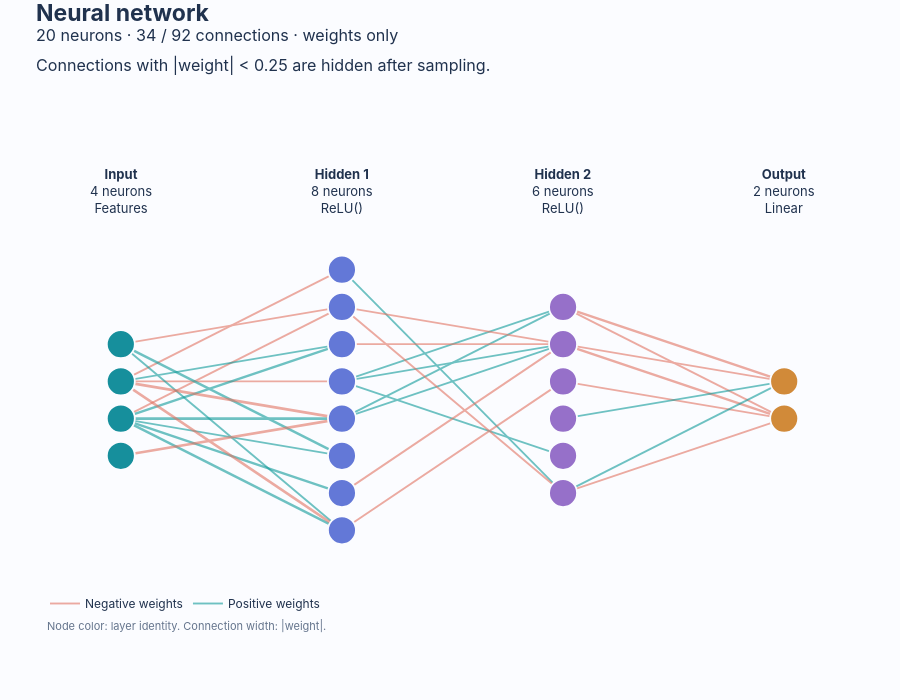

The code cell stored with this chart in its notebook:
### Markdown cell above
## 3. Filter by real weight magnitude
Teal connections are positive and coral connections are negative. Width uses four magnitude
bins within the displayed weights. Filtering makes a clearer picture, but hides weak connections.

### Code cell
weighted = sd.see(model, min_weight=0.25, edge_opacity=0.6)
weighted.save(out / "weighted.html")
weighted

### Figure 1 — Plotly figure (JSON) as saved in the notebook; plotly's stock layout.template omitted (floating-point values rounded to 4 significant figures)
{"data": [{"hovertemplate": "%{text}<extra></extra>", "legendgroup": "Negative weights", "line": {"color": "#e17463", "width": 1.9}, "meta": {"layer": 1, "role": "edges"}, "mode": "lines", "name": "Negative weights", "opacity": 0.6, "showlegend": true, "text": ["0:1 → 1:0<br>Weight: -0.3012<br>Parameter: 0.weight [destination, source]<br>Trainable: True<br>Weight gradient: unavailable (missing)", "0:1 → 1:0<br>Weight: -0.3012<br>Parameter: 0.weight [destination, source]<br>Trainable: True<br>Weight gradient: unavailable (missing)", "0:1 → 1:0<br>Weight: -0.3012<br>Parameter: 0.weight [destination, source]<br>Trainable: True<br>Weight gradient: unavailable (missing)", "", "0:0 → 1:1<br>Weight: -0.26724<br>Parameter: 0.weight [destination, source]<br>Trainable: True<br>Weight gradient: unavailable (missing)", "0:0 → 1:1<br>Weight: -0.26724<br>Parameter: 0.weight [destination, source]<br>Trainable: True<br>Weight gradient: unavailable (missing)", "0:0 → 1:1<br>Weight: -0.26724<br>Parameter: 0.weight [destination, source]<br>Trainable: True<br>Weight gradient: unavailable (missing)", "", "0:2 → 1:1<br>Weight: -0.29291<br>Parameter: 0.weight [destination, source]<br>Trainable: True<br>Weight gradient: unavailable (missing)", "0:2 → 1:1<br>Weight: -0.29291<br>Parameter: 0.weight [destination, source]<br>Trainable: True<br>Weight gradient: unavailable (missing)", "0:2 → 1:1<br>Weight: -0.29291<br>Parameter: 0.weight [destination, source]<br>Trainable: True<br>Weight gradient: unavailable (missing)", "", "0:1 → 1:3<br>Weight: -0.29368<br>Parameter: 0.weight [destination, source]<br>Trainable: True<br>Weight gradient: unavailable (missing)", "0:1 → 1:3<br>Weight: -0.29368<br>Parameter: 0.weight [destination, source]<br>Trainable: True<br>Weight gradient: unavailable (missing)", "0:1 → 1:3<br>Weight: -0.29368<br>Parameter: 0.weight [destination, source]<br>Trainable: True<br>Weight gradient: unavailable (missing)", ""], "type": "scatter", "x": [0.0, 1.75, 3.5, null, 0.0, 1.75, 3.5, null, 0.0, 1.75, 3.5, null, 0.0, 1.75, 3.5, null], "y": [0.5, 2.0, 3.5, null, 1.5, 2.0, 2.5, null, -0.5, 1.0, 2.5, null, 0.5, 0.5, 0.5, null]}, {"hovertemplate": "%{text}<extra></extra>", "legendgroup": "Positive weights", "line": {"color": "#119b9a", "width": 1.9}, "meta": {"layer": 1, "role": "edges"}, "mode": "lines", "name": "Positive weights", "opacity": 0.6, "showlegend": true, "text": ["0:1 → 1:2<br>Weight: 0.35127<br>Parameter: 0.weight [destination, source]<br>Trainable: True<br>Weight gradient: unavailable (missing)", "0:1 → 1:2<br>Weight: 0.35127<br>Parameter: 0.weight [destination, source]<br>Trainable: True<br>Weight gradient: unavailable (missing)", "0:1 → 1:2<br>Weight: 0.35127<br>Parameter: 0.weight [destination, source]<br>Trainable: True<br>Weight gradient: unavailable (missing)", "", "0:2 → 1:5<br>Weight: 0.25719<br>Parameter: 0.weight [destination, source]<br>Trainable: True<br>Weight gradient: unavailable (missing)", "0:2 → 1:5<br>Weight: 0.25719<br>Parameter: 0.weight [destination, source]<br>Trainable: True<br>Weight gradient: unavailable (missing)", "0:2 → 1:5<br>Weight: 0.25719<br>Parameter: 0.weight [destination, source]<br>Trainable: True<br>Weight gradient: unavailable (missing)", "", "0:0 → 1:7<br>Weight: 0.26527<br>Parameter: 0.weight [destination, source]<br>Trainable: True<br>Weight gradient: unavailable (missing)", "0:0 → 1:7<br>Weight: 0.26527<br>Parameter: 0.weight [destination, source]<br>Trainable: True<br>Weight gradient: unavailable (missing)", "0:0 → 1:7<br>Weight: 0.26527<br>Parameter: 0.weight [destination, source]<br>Trainable: True<br>Weight gradient: unavailable (missing)", ""], "type": "scatter", "x": [0.0, 1.75, 3.5, null, 0.0, 1.75, 3.5, null, 0.0, 1.75, 3.5, null], "y": [0.5, 1.0, 1.5, null, -0.5, -1.0, -1.5, null, 1.5, -1.0, -3.5, null]}, {"hovertemplate": "%{text}<extra></extra>", "legendgroup": "Positive weights", "line": {"color": "#119b9a", "width": 2.55}, "meta": {"layer": 1, "role": "edges"}, "mode": "lines", "name": "Positive weights", "opacity": 0.6, "showlegend": false, "text": ["0:2 → 1:2<br>Weight: 0.35494<br>Parameter: 0.weight [destination, source]<br>Trainable: True<br>Weight gradient: unavailable (missing)", "0:2 → 1:2<br>Weight: 0.35494<br>Parameter: 0.weight [destination, source]<br>Trainable: True<br>Weight gradient: unavailable (missing)", "0:2 → 1:2<br>Weight: 0.35494<br>Parameter: 0.weight [destination, source]<br>Trainable: True<br>Weight gradient: unavailable (missing)", "", "0:2 → 1:4<br>Weight: 0.46992<br>Parameter: 0.weight [destination, source]<br>Trainable: True<br>Weight gradient: unavailable (missing)", "0:2 → 1:4<br>Weight: 0.46992<br>Parameter: 0.weight [destination, source]<br>Trainable: True<br>Weight gradient: unavailable (missing)", "0:2 → 1:4<br>Weight: 0.46992<br>Parameter: 0.weight [destination, source]<br>Trainable: True<br>Weight gradient: unavailable (missing)", "", "0:0 → 1:5<br>Weight: 0.38288<br>Parameter: 0.weight [destination, source]<br>Trainable: True<br>Weight gradient: unavailable (missing)", "0:0 → 1:5<br>Weight: 0.38288<br>Parameter: 0.weight [destination, source]<br>Trainable: True<br>Weight gradient: unavailable (missing)", "0:0 → 1:5<br>Weight: 0.38288<br>Parameter: 0.weight [destination, source]<br>Trainable: True<br>Weight gradient: unavailable (missing)", "", "0:2 → 1:6<br>Weight: 0.3797<br>Parameter: 0.weight [destination, source]<br>Trainable: True<br>Weight gradient: unavailable (missing)", "0:2 → 1:6<br>Weight: 0.3797<br>Parameter: 0.weight [destination, source]<br>Trainable: True<br>Weight gradient: unavailable (missing)", "0:2 → 1:6<br>Weight: 0.3797<br>Parameter: 0.weight [destination, source]<br>Trainable: True<br>Weight gradient: unavailable (missing)", "", "0:2 → 1:7<br>Weight: 0.35594<br>Parameter: 0.weight [destination, source]<br>Trainable: True<br>Weight gradient: unavailable (missing)", "0:2 → 1:7<br>Weight: 0.35594<br>Parameter: 0.weight [destination, source]<br>Trainable: True<br>Weight gradient: unavailable (missing)", "0:2 → 1:7<br>Weight: 0.35594<br>Parameter: 0.weight [destination, source]<br>Trainable: True<br>Weight gradient: unavailable (missing)", ""], "type": "scatter", "x": [0.0, 1.75, 3.5, null, 0.0, 1.75, 3.5, null, 0.0, 1.75, 3.5, null, 0.0, 1.75, 3.5, null, 0.0, 1.75, 3.5, null], "y": [-0.5, 0.5, 1.5, null, -0.5, -0.5, -0.5, null, 1.5, 0.0, -1.5, null, -0.5, -1.5, -2.5, null, -0.5, -2.0, -3.5, null]}, {"hovertemplate": "%{text}<extra></extra>", "legendgroup": "Negative weights", "line": {"color": "#e17463", "width": 2.55}, "meta": {"layer": 1, "role": "edges"}, "mode": "lines", "name": "Negative weights", "opacity": 0.6, "showlegend": false, "text": ["0:1 → 1:4<br>Weight: -0.42695<br>Parameter: 0.weight [destination, source]<br>Trainable: True<br>Weight gradient: unavailable (missing)", "0:1 → 1:4<br>Weight: -0.42695<br>Parameter: 0.weight [destination, source]<br>Trainable: True<br>Weight gradient: unavailable (missing)", "0:1 → 1:4<br>Weight: -0.42695<br>Parameter: 0.weight [destination, source]<br>Trainable: True<br>Weight gradient: unavailable (missing)", "", "0:3 → 1:4<br>Weight: -0.39221<br>Parameter: 0.weight [destination, source]<br>Trainable: True<br>Weight gradient: unavailable (missing)", "0:3 → 1:4<br>Weight: -0.39221<br>Parameter: 0.weight [destination, source]<br>Trainable: True<br>Weight gradient: unavailable (missing)", "0:3 → 1:4<br>Weight: -0.39221<br>Parameter: 0.weight [destination, source]<br>Trainable: True<br>Weight gradient: unavailable (missing)", "", "0:1 → 1:7<br>Weight: -0.38678<br>Parameter: 0.weight [destination, source]<br>Trainable: True<br>Weight gradient: unavailable (missing)", "0:1 → 1:7<br>Weight: -0.38678<br>Parameter: 0.weight [destination, source]<br>Trainable: True<br>Weight gradient: unavailable (missing)", "0:1 → 1:7<br>Weight: -0.38678<br>Parameter: 0.weight [destination, source]<br>Trainable: True<br>Weight gradient: unavailable (missing)", ""], "type": "scatter", "x": [0.0, 1.75, 3.5, null, 0.0, 1.75, 3.5, null, 0.0, 1.75, 3.5, null], "y": [0.5, 0.0, -0.5, null, -1.5, -1.0, -0.5, null, 0.5, -1.5, -3.5, null]}, {"hovertemplate": "%{text}<extra></extra>", "legendgroup": "Positive weights", "line": {"color": "#119b9a", "width": 1.9}, "meta": {"layer": 2, "role": "edges"}, "mode": "lines", "name": "Positive weights", "opacity": 0.6, "showlegend": false, "text": ["1:3 → 2:0<br>Weight: 0.30506<br>Parameter: 2.weight [destination, source]<br>Trainable: True<br>Weight gradient: unavailable (missing)", "1:3 → 2:0<br>Weight: 0.30506<br>Parameter: 2.weight [destination, source]<br>Trainable: True<br>Weight gradient: unavailable (missing)", "1:3 → 2:0<br>Weight: 0.30506<br>Parameter: 2.weight [destination, source]<br>Trainable: True<br>Weight gradient: unavailable (missing)", "", "1:4 → 2:0<br>Weight: 0.32353<br>Parameter: 2.weight [destination, source]<br>Trainable: True<br>Weight gradient: unavailable (missing)", "1:4 → 2:0<br>Weight: 0.32353<br>Parameter: 2.weight [destination, source]<br>Trainable: True<br>Weight gradient: unavailable (missing)", "1:4 → 2:0<br>Weight: 0.32353<br>Parameter: 2.weight [destination, source]<br>Trainable: True<br>Weight gradient: unavailable (missing)", "", "1:3 → 2:1<br>Weight: 0.28242<br>Parameter: 2.weight [destination, source]<br>Trainable: True<br>Weight gradient: unavailable (missing)", "1:3 → 2:1<br>Weight: 0.28242<br>Parameter: 2.weight [destination, source]<br>Trainable: True<br>Weight gradient: unavailable (missing)", "1:3 → 2:1<br>Weight: 0.28242<br>Parameter: 2.weight [destination, source]<br>Trainable: True<br>Weight gradient: unavailable (missing)", "", "1:4 → 2:1<br>Weight: 0.34904<br>Parameter: 2.weight [destination, source]<br>Trainable: True<br>Weight gradient: unavailable (missing)", "1:4 → 2:1<br>Weight: 0.34904<br>Parameter: 2.weight [destination, source]<br>Trainable: True<br>Weight gradient: unavailable (missing)", "1:4 → 2:1<br>Weight: 0.34904<br>Parameter: 2.weight [destination, source]<br>Trainable: True<br>Weight gradient: unavailable (missing)", "", "1:3 → 2:4<br>Weight: 0.33353<br>Parameter: 2.weight [destination, source]<br>Trainable: True<br>Weight gradient: unavailable (missing)", "1:3 → 2:4<br>Weight: 0.33353<br>Parameter: 2.weight [destination, source]<br>Trainable: True<br>Weight gradient: unavailable (missing)", "1:3 → 2:4<br>Weight: 0.33353<br>Parameter: 2.weight [destination, source]<br>Trainable: True<br>Weight gradient: unavailable (missing)", "", "1:0 → 2:5<br>Weight: 0.30249<br>Parameter: 2.weight [destination, source]<br>Trainable: True<br>Weight gradient: unavailable (missing)", "1:0 → 2:5<br>Weight: 0.30249<br>Parameter: 2.weight [destination, source]<br>Trainable: True<br>Weight gradient: unavailable (missing)", "1:0 → 2:5<br>Weight: 0.30249<br>Parameter: 2.weight [destination, source]<br>Trainable: True<br>Weight gradient: unavailable (missing)", ""], "type": "scatter", "x": [3.5, 5.25, 7.0, null, 3.5, 5.25, 7.0, null, 3.5, 5.25, 7.0, null, 3.5, 5.25, 7.0, null, 3.5, 5.25, 7.0, null, 3.5, 5.25, 7.0, null], "y": [0.5, 1.5, 2.5, null, -0.5, 1.0, 2.5, null, 0.5, 1.0, 1.5, null, -0.5, 0.5, 1.5, null, 0.5, -0.5, -1.5, null, 3.5, 0.5, -2.5, null]}, {"hovertemplate": "%{text}<extra></extra>", "legendgroup": "Negative weights", "line": {"color": "#e17463", "width": 1.9}, "meta": {"layer": 2, "role": "edges"}, "mode": "lines", "name": "Negative weights", "opacity": 0.6, "showlegend": false, "text": ["1:1 → 2:1<br>Weight: -0.33014<br>Parameter: 2.weight [destination, source]<br>Trainable: True<br>Weight gradient: unavailable (missing)", "1:1 → 2:1<br>Weight: -0.33014<br>Parameter: 2.weight [destination, source]<br>Trainable: True<br>Weight gradient: unavailable (missing)", "1:1 → 2:1<br>Weight: -0.33014<br>Parameter: 2.weight [destination, source]<br>Trainable: True<br>Weight gradient: unavailable (missing)", "", "1:2 → 2:1<br>Weight: -0.28894<br>Parameter: 2.weight [destination, source]<br>Trainable: True<br>Weight gradient: unavailable (missing)", "1:2 → 2:1<br>Weight: -0.28894<br>Parameter: 2.weight [destination, source]<br>Trainable: True<br>Weight gradient: unavailable (missing)", "1:2 → 2:1<br>Weight: -0.28894<br>Parameter: 2.weight [destination, source]<br>Trainable: True<br>Weight gradient: unavailable (missing)", "", "1:6 → 2:1<br>Weight: -0.27936<br>Parameter: 2.weight [destination, source]<br>Trainable: True<br>Weight gradient: unavailable (missing)", "1:6 → 2:1<br>Weight: -0.27936<br>Parameter: 2.weight [destination, source]<br>Trainable: True<br>Weight gradient: unavailable (missing)", "1:6 → 2:1<br>Weight: -0.27936<br>Parameter: 2.weight [destination, source]<br>Trainable: True<br>Weight gradient: unavailable (missing)", "", "1:7 → 2:2<br>Weight: -0.27712<br>Parameter: 2.weight [destination, source]<br>Trainable: True<br>Weight gradient: unavailable (missing)", "1:7 → 2:2<br>Weight: -0.27712<br>Parameter: 2.weight [destination, source]<br>Trainable: True<br>Weight gradient: unavailable (missing)", "1:7 → 2:2<br>Weight: -0.27712<br>Parameter: 2.weight [destination, source]<br>Trainable: True<br>Weight gradient: unavailable (missing)", "", "1:1 → 2:5<br>Weight: -0.28836<br>Parameter: 2.weight [destination, source]<br>Trainable: True<br>Weight gradient: unavailable (missing)", "1:1 → 2:5<br>Weight: -0.28836<br>Parameter: 2.weight [destination, source]<br>Trainable: True<br>Weight gradient: unavailable (missing)", "1:1 → 2:5<br>Weight: -0.28836<br>Parameter: 2.weight [destination, source]<br>Trainable: True<br>Weight gradient: unavailable (missing)", ""], "type": "scatter", "x": [3.5, 5.25, 7.0, null, 3.5, 5.25, 7.0, null, 3.5, 5.25, 7.0, null, 3.5, 5.25, 7.0, null, 3.5, 5.25, 7.0, null], "y": [2.5, 2.0, 1.5, null, 1.5, 1.5, 1.5, null, -2.5, -0.5, 1.5, null, -3.5, -1.5, 0.5, null, 2.5, 0.0, -2.5, null]}, {"hovertemplate": "%{text}<extra></extra>", "legendgroup": "Negative weights", "line": {"color": "#e17463", "width": 2.55}, "meta": {"layer": 3, "role": "edges"}, "mode": "lines", "name": "Negative weights", "opacity": 0.6, "showlegend": false, "text": ["2:0 → 3:0<br>Weight: -0.37203<br>Parameter: 4.weight [destination, source]<br>Trainable: True<br>Weight gradient: unavailable (missing)", "2:0 → 3:0<br>Weight: -0.37203<br>Parameter: 4.weight [destination, source]<br>Trainable: True<br>Weight gradient: unavailable (missing)", "2:0 → 3:0<br>Weight: -0.37203<br>Parameter: 4.weight [destination, source]<br>Trainable: True<br>Weight gradient: unavailable (missing)", "", "2:1 → 3:1<br>Weight: -0.39803<br>Parameter: 4.weight [destination, source]<br>Trainable: True<br>Weight gradient: unavailable (missing)", "2:1 → 3:1<br>Weight: -0.39803<br>Parameter: 4.weight [destination, source]<br>Trainable: True<br>Weight gradient: unavailable (missing)", "2:1 → 3:1<br>Weight: -0.39803<br>Parameter: 4.weight [destination, source]<br>Trainable: True<br>Weight gradient: unavailable (missing)", ""], "type": "scatter", "x": [7.0, 8.75, 10.5, null, 7.0, 8.75, 10.5, null], "y": [2.5, 1.5, 0.5, null, 1.5, 0.5, -0.5, null]}, {"hovertemplate": "%{text}<extra></extra>", "legendgroup": "Negative weights", "line": {"color": "#e17463", "width": 1.9}, "meta": {"layer": 3, "role": "edges"}, "mode": "lines", "name": "Negative weights", "opacity": 0.6, "showlegend": false, "text": ["2:1 → 3:0<br>Weight: -0.28257<br>Parameter: 4.weight [destination, source]<br>Trainable: True<br>Weight gradient: unavailable (missing)", "2:1 → 3:0<br>Weight: -0.28257<br>Parameter: 4.weight [destination, source]<br>Trainable: True<br>Weight gradient: unavailable (missing)", "2:1 → 3:0<br>Weight: -0.28257<br>Parameter: 4.weight [destination, source]<br>Trainable: True<br>Weight gradient: unavailable (missing)", "", "2:0 → 3:1<br>Weight: -0.30394<br>Parameter: 4.weight [destination, source]<br>Trainable: True<br>Weight gradient: unavailable (missing)", "2:0 → 3:1<br>Weight: -0.30394<br>Parameter: 4.weight [destination, source]<br>Trainable: True<br>Weight gradient: unavailable (missing)", "2:0 → 3:1<br>Weight: -0.30394<br>Parameter: 4.weight [destination, source]<br>Trainable: True<br>Weight gradient: unavailable (missing)", "", "2:2 → 3:1<br>Weight: -0.26772<br>Parameter: 4.weight [destination, source]<br>Trainable: True<br>Weight gradient: unavailable (missing)", "2:2 → 3:1<br>Weight: -0.26772<br>Parameter: 4.weight [destination, source]<br>Trainable: True<br>Weight gradient: unavailable (missing)", "2:2 → 3:1<br>Weight: -0.26772<br>Parameter: 4.weight [destination, source]<br>Trainable: True<br>Weight gradient: unavailable (missing)", "", "2:5 → 3:1<br>Weight: -0.25727<br>Parameter: 4.weight [destination, source]<br>Trainable: True<br>Weight gradient: unavailable (missing)", "2:5 → 3:1<br>Weight: -0.25727<br>Parameter: 4.weight [destination, source]<br>Trainable: True<br>Weight gradient: unavailable (missing)", "2:5 → 3:1<br>Weight: -0.25727<br>Parameter: 4.weight [destination, source]<br>Trainable: True<br>Weight gradient: unavailable (missing)", ""], "type": "scatter", "x": [7.0, 8.75, 10.5, null, 7.0, 8.75, 10.5, null, 7.0, 8.75, 10.5, null, 7.0, 8.75, 10.5, null], "y": [1.5, 1.0, 0.5, null, 2.5, 1.0, -0.5, null, 0.5, 0.0, -0.5, null, -2.5, -1.5, -0.5, null]}, {"hovertemplate": "%{text}<extra></extra>", "legendgroup": "Positive weights", "line": {"color": "#119b9a", "width": 1.9}, "meta": {"layer": 3, "role": "edges"}, "mode": "lines", "name": "Positive weights", "opacity": 0.6, "showlegend": false, "text": ["2:3 → 3:0<br>Weight: 0.31525<br>Parameter: 4.weight [destination, source]<br>Trainable: True<br>Weight gradient: unavailable (missing)", "2:3 → 3:0<br>Weight: 0.31525<br>Parameter: 4.weight [destination, source]<br>Trainable: True<br>Weight gradient: unavailable (missing)", "2:3 → 3:0<br>Weight: 0.31525<br>Parameter: 4.weight [destination, source]<br>Trainable: True<br>Weight gradient: unavailable (missing)", "", "2:5 → 3:0<br>Weight: 0.31582<br>Parameter: 4.weight [destination, source]<br>Trainable: True<br>Weight gradient: unavailable (missing)", "2:5 → 3:0<br>Weight: 0.31582<br>Parameter: 4.weight [destination, source]<br>Trainable: True<br>Weight gradient: unavailable (missing)", "2:5 → 3:0<br>Weight: 0.31582<br>Parameter: 4.weight [destination, source]<br>Trainable: True<br>Weight gradient: unavailable (missing)", ""], "type": "scatter", "x": [7.0, 8.75, 10.5, null, 7.0, 8.75, 10.5, null], "y": [-0.5, 0.0, 0.5, null, -2.5, -1.0, 0.5, null]}, {"hovertemplate": "%{text}<extra></extra>", "marker": {"color": ["#168f9c", "#168f9c", "#168f9c", "#168f9c"], "line": {"color": "#fbfcff", "width": 1.8}, "size": 28}, "meta": {"layer": 0, "role": "nodes"}, "mode": "markers", "name": "Input", "showlegend": false, "text": ["Input · neuron 0<br>Module: input<br>Operation: Features<br>Activation: unavailable (not captured)<br>Pre-activation: unavailable<br>Bias: unavailable<br>Weight trainable: None · bias trainable: None<br>Bias gradient: unavailable (missing)", "Input · neuron 1<br>Module: input<br>Operation: Features<br>Activation: unavailable (not captured)<br>Pre-activation: unavailable<br>Bias: unavailable<br>Weight trainable: None · bias trainable: None<br>Bias gradient: unavailable (missing)", "Input · neuron 2<br>Module: input<br>Operation: Features<br>Activation: unavailable (not captured)<br>Pre-activation: unavailable<br>Bias: unavailable<br>Weight trainable: None · bias trainable: None<br>Bias gradient: unavailable (missing)", "Input · neuron 3<br>Module: input<br>Operation: Features<br>Activation: unavailable (not captured)<br>Pre-activation: unavailable<br>Bias: unavailable<br>Weight trainable: None · bias trainable: None<br>Bias gradient: unavailable (missing)"], "type": "scatter", "x": [0.0, 0.0, 0.0, 0.0], "y": [1.5, 0.5, -0.5, -1.5]}, {"hovertemplate": "%{text}<extra></extra>", "marker": {"color": ["#6378d7", "#6378d7", "#6378d7", "#6378d7", "#6378d7", "#6378d7", "#6378d7", "#6378d7"], "line": {"color": "#fbfcff", "width": 1.8}, "size": 28}, "meta": {"layer": 1, "role": "nodes"}, "mode": "markers", "name": "Hidden 1", "showlegend": false, "text": ["Hidden 1 · neuron 0<br>Module: 0<br>Operation: ReLU()<br>Activation: unavailable (not captured)<br>Pre-activation: unavailable<br>Bias: 0.12665<br>Weight trainable: True · bias trainable: True<br>Bias gradient: unavailable (missing)", "Hidden 1 · neuron 1<br>Module: 0<br>Operation: ReLU()<br>Activation: unavailable (not captured)<br>Pre-activation: unavailable<br>Bias: 0.069073<br>Weight trainable: True · bias trainable: True<br>Bias gradient: unavailable (missing)", "Hidden 1 · neuron 2<br>Module: 0<br>Operation: ReLU()<br>Activation: unavailable (not captured)<br>Pre-activation: unavailable<br>Bias: 0.24373<br>Weight trainable: True · bias trainable: True<br>Bias gradient: unavailable (missing)", "Hidden 1 · neuron 3<br>Module: 0<br>Operation: ReLU()<br>Activation: unavailable (not captured)<br>Pre-activation: unavailable<br>Bias: 0.45922<br>Weight trainable: True · bias trainable: True<br>Bias gradient: unavailable (missing)", "Hidden 1 · neuron 4<br>Module: 0<br>Operation: ReLU()<br>Activation: unavailable (not captured)<br>Pre-activation: unavailable<br>Bias: -0.11126<br>Weight trainable: True · bias trainable: True<br>Bias gradient: unavailable (missing)", "Hidden 1 · neuron 5<br>Module: 0<br>Operation: ReLU()<br>Activation: unavailable (not captured)<br>Pre-activation: unavailable<br>Bias: -0.27855<br>Weight trainable: True · bias trainable: True<br>Bias gradient: unavailable (missing)", "Hidden 1 · neuron 6<br>Module: 0<br>Operation: ReLU()<br>Activation: unavailable (not captured)<br>Pre-activation: unavailable<br>Bias: -0.1258<br>Weight trainable: True · bias trainable: True<br>Bias gradient: unavailable (missing)", "Hidden 1 · neuron 7<br>Module: 0<br>Operation: ReLU()<br>Activation: unavailable (not captured)<br>Pre-activation: unavailable<br>Bias: -0.30474<br>Weight trainable: True · bias trainable: True<br>Bias gradient: unavailable (missing)"], "type": "scatter", "x": [3.5, 3.5, 3.5, 3.5, 3.5, 3.5, 3.5, 3.5], "y": [3.5, 2.5, 1.5, 0.5, -0.5, -1.5, -2.5, -3.5]}, {"hovertemplate": "%{text}<extra></extra>", "marker": {"color": ["#9670c9", "#9670c9", "#9670c9", "#9670c9", "#9670c9", "#9670c9"], "line": {"color": "#fbfcff", "width": 1.8}, "size": 28}, "meta": {"layer": 2, "role": "nodes"}, "mode": "markers", "name": "Hidden 2", "showlegend": false, "text": ["Hidden 2 · neuron 0<br>Module: 2<br>Operation: ReLU()<br>Activation: unavailable (not captured)<br>Pre-activation: unavailable<br>Bias: 0.019659<br>Weight trainable: True · bias trainable: True<br>Bias gradient: unavailable (missing)", "Hidden 2 · neuron 1<br>Module: 2<br>Operation: ReLU()<br>Activation: unavailable (not captured)<br>Pre-activation: unavailable<br>Bias: 0.30801<br>Weight trainable: True · bias trainable: True<br>Bias gradient: unavailable (missing)", "Hidden 2 · neuron 2<br>Module: 2<br>Operation: ReLU()<br>Activation: unavailable (not captured)<br>Pre-activation: unavailable<br>Bias: -0.24963<br>Weight trainable: True · bias trainable: True<br>Bias gradient: unavailable (missing)", "Hidden 2 · neuron 3<br>Module: 2<br>Operation: ReLU()<br>Activation: unavailable (not captured)<br>Pre-activation: unavailable<br>Bias: -0.21082<br>Weight trainable: True · bias trainable: True<br>Bias gradient: unavailable (missing)", "Hidden 2 · neuron 4<br>Module: 2<br>Operation: ReLU()<br>Activation: unavailable (not captured)<br>Pre-activation: unavailable<br>Bias: 0.15974<br>Weight trainable: True · bias trainable: True<br>Bias gradient: unavailable (missing)", "Hidden 2 · neuron 5<br>Module: 2<br>Operation: ReLU()<br>Activation: unavailable (not captured)<br>Pre-activation: unavailable<br>Bias: -0.019003<br>Weight trainable: True · bias trainable: True<br>Bias gradient: unavailable (missing)"], "type": "scatter", "x": [7.0, 7.0, 7.0, 7.0, 7.0, 7.0], "y": [2.5, 1.5, 0.5, -0.5, -1.5, -2.5]}, {"hovertemplate": "%{text}<extra></extra>", "marker": {"color": ["#d18a39", "#d18a39"], "line": {"color": "#fbfcff", "width": 1.8}, "size": 28}, "meta": {"layer": 3, "role": "nodes"}, "mode": "markers", "name": "Output", "showlegend": false, "text": ["Output · neuron 0<br>Module: 4<br>Operation: Linear<br>Activation: unavailable (not captured)<br>Pre-activation: unavailable<br>Bias: 0.29719<br>Weight trainable: True · bias trainable: True<br>Bias gradient: unavailable (missing)", "Output · neuron 1<br>Module: 4<br>Operation: Linear<br>Activation: unavailable (not captured)<br>Pre-activation: unavailable<br>Bias: -0.13165<br>Weight trainable: True · bias trainable: True<br>Bias gradient: unavailable (missing)"], "type": "scatter", "x": [10.5, 10.5], "y": [0.5, -0.5]}], "layout": {"annotations": [{"font": {"color": "#20324e", "size": 13}, "showarrow": false, "text": "<b>Input</b><br>4 neurons<br>Features", "x": 0.0, "y": 1.02, "yanchor": "bottom", "yref": "paper"}, {"font": {"color": "#20324e", "size": 13}, "showarrow": false, "text": "<b>Hidden 1</b><br>8 neurons<br>ReLU()", "x": 3.5, "y": 1.02, "yanchor": "bottom", "yref": "paper"}, {"font": {"color": "#20324e", "size": 13}, "showarrow": false, "text": "<b>Hidden 2</b><br>6 neurons<br>ReLU()", "x": 7.0, "y": 1.02, "yanchor": "bottom", "yref": "paper"}, {"font": {"color": "#20324e", "size": 13}, "showarrow": false, "text": "<b>Output</b><br>2 neurons<br>Linear", "x": 10.5, "y": 1.02, "yanchor": "bottom", "yref": "paper"}, {"font": {"color": "#65758d", "size": 11}, "showarrow": false, "text": "Node color: layer identity. Connection width: |weight|.", "x": 0, "xanchor": "left", "xref": "paper", "y": -0.17, "yref": "paper"}], "font": {"color": "#20324e", "family": "Inter, system-ui, sans-serif"}, "height": 700, "hoverlabel": {"bgcolor": "#fbfcff", "font": {"color": "#20324e"}}, "legend": {"font": {"size": 12}, "groupclick": "togglegroup", "orientation": "h", "x": 0, "y": -0.04, "yanchor": "top"}, "margin": {"b": 125, "l": 45, "r": 40, "t": 225}, "paper_bgcolor": "#fbfcff", "plot_bgcolor": "#fbfcff", "title": {"font": {"size": 23}, "text": "<b>Neural network</b><br><sup>20 neurons · 34 / 92 connections · weights only<br>Connections with |weight| &lt; 0.25 are hidden after sampling.</sup>", "x": 0.04, "y": 0.97, "yanchor": "top"}, "uirevision": "seedl-network", "xaxis": {"fixedrange": false, "range": [-1.2, 11.7], "visible": false}, "yaxis": {"fixedrange": false, "range": [-4.7, 4.7], "visible": false}}}
